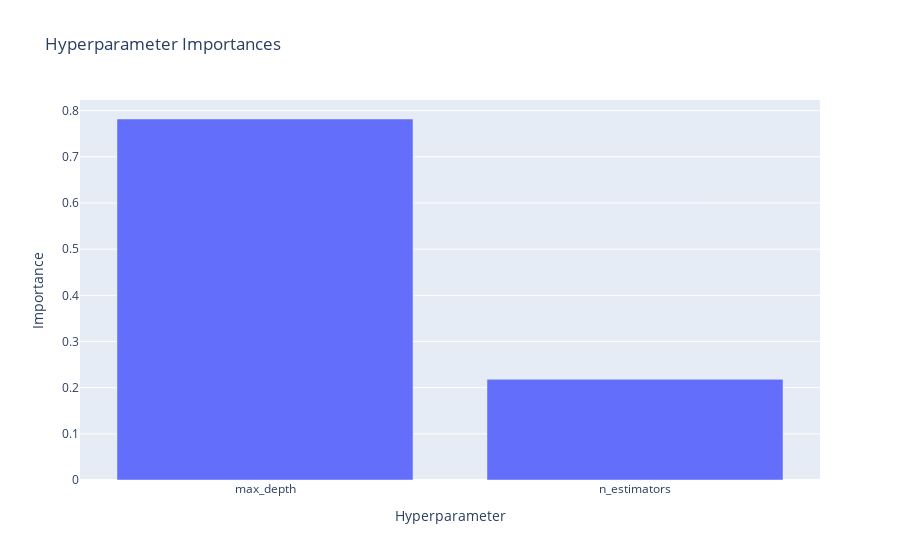

Source (notebook cell):
### Code cell
# 6. Hyperparameter Importances
from optuna.importance import get_param_importances
importances = get_param_importances(study)
import plotly.express as px
fig = px.bar(x=list(importances.keys()), y=list(importances.values()), labels={'x': 'Hyperparameter', 'y': 'Importance'}, title='Hyperparameter Importances')
fig.show()

### Figure 1 — Plotly figure (JSON) as saved in the notebook; plotly's stock layout.template omitted (floating-point values rounded to 4 significant figures)
{"data": [{"hovertemplate": "Hyperparameter=%{x}<br>Importance=%{y}<extra></extra>", "legendgroup": "", "marker": {"color": "#636efa", "pattern": {"shape": ""}}, "name": "", "orientation": "v", "showlegend": false, "textposition": "auto", "type": "bar", "x": ["max_depth", "n_estimators"], "xaxis": "x", "y": [0.7819, 0.2181], "yaxis": "y"}], "layout": {"barmode": "relative", "legend": {"tracegroupgap": 0}, "title": {"text": "Hyperparameter Importances"}, "xaxis": {"anchor": "y", "domain": [0, 1], "title": {"text": "Hyperparameter"}}, "yaxis": {"anchor": "x", "domain": [0, 1], "title": {"text": "Importance"}}}}
